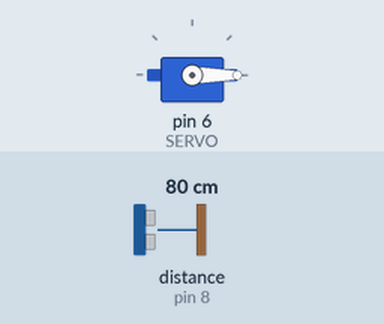
The sketch below on a simulated Arduino Uno, built with avr-gcc and run on an emulated ATmega328P. Parts: servo. Wiring (inferred from the names in the program): ultrasonic range finder: trigger pin 7; echo pin 8. Inputs (shaded band) come from the test bench; at power-on: distance to the obstacle (sensor on pin 8) 80 cm. The echo pulse lasts 58.3 µs per cm; what the sketch prints to the serial monitor is not drawn.

Above: at 0.1 s.
Timing chart, 0 to 1.6 s (numbered marks = the images above):
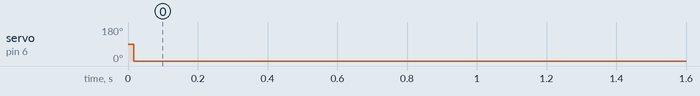

Measured:
- by itself, servo on pin 6 (SERVO): 90° → 0° at 0.02 s

The sketch:

jago_robotika_arduino_8.ino
```cpp
#include<Servo.h>

int TRIG = 7;
int ECHO = 8;

Servo myServo;
int SERVO = 6;
int angle;

int get_distance()
{
  digitalWrite(TRIG, HIGH);
  delayMicroseconds(10);
  digitalWrite(TRIG, LOW);

  int duration;
  duration = pulseIn(ECHO, HIGH);

  int distance;
  distance = (duration/2) * 340*100 / 10e6;

  return distance;
}

void setup() {
  // put your setup code here, to run once:
  pinMode(TRIG, OUTPUT);
  pinMode(ECHO, INPUT);
  myServo.attach(SERVO);
  Serial.begin(9600);
  digitalWrite(TRIG, LOW);
  myServo.write(90);
}

void loop() {
  // put your main code here, to run repeatedly:
  if (get_distance() < 15 && get_distance() > 10)
  {
    Serial.println("STOP!");
  }
  else if (get_distance() >= 15)
  {
    angle = angle + 1;
  }
  else
  {
    angle = angle - 1;
  }

  if (angle > 180)
  {
    angle = 180;
  }
  if (angle <= 0)
  {
    angle = 0;
  }

  myServo.write(angle);
  Serial.println(get_distance());
  delay(100);

}
```
